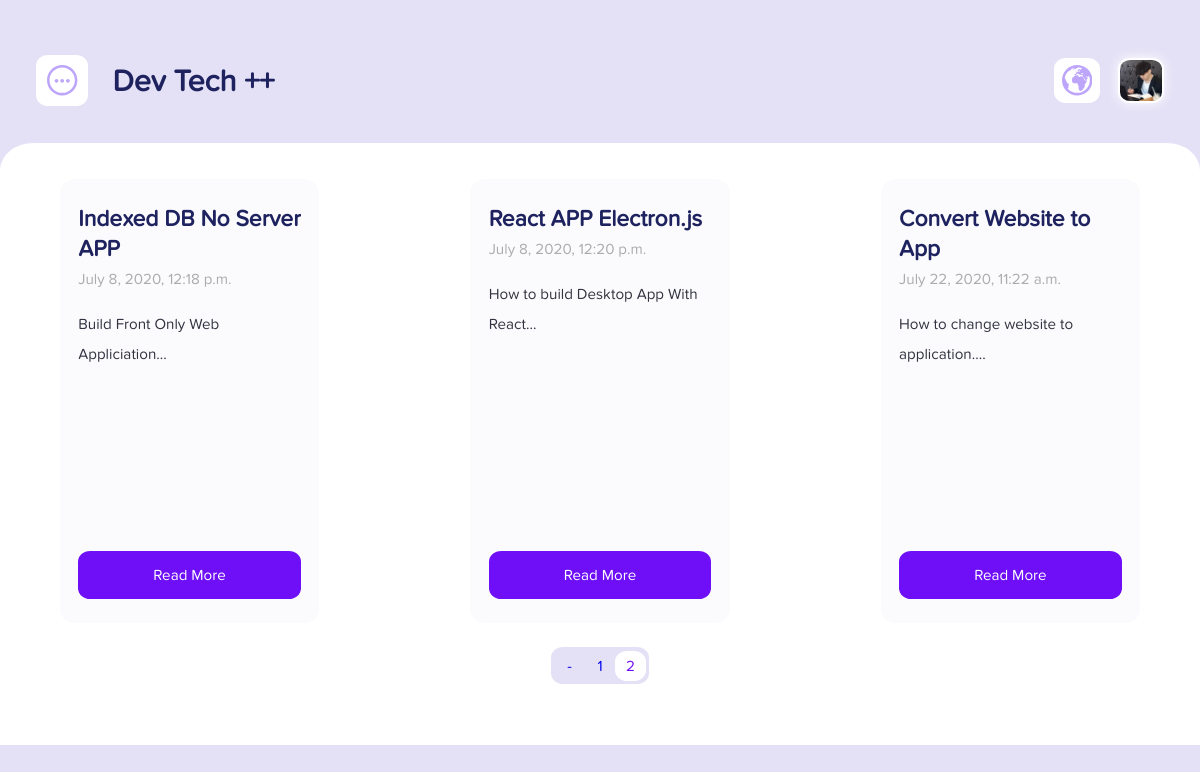
Screenshot of /?page=2 with the database file from the repository.
### articles/models.py (models this page shows, shortened)
class Article(models.Model):
    title = models.CharField(max_length=100)
    title_ko = models.CharField(max_length=100,default='')
    slug = models.SlugField()
    body = models.TextField(default='')
    body_ko = models.TextField(default='')
    description = HTMLField('Content', blank=True)
    description_ko = HTMLField('Content_ko', blank=True)
    date = models.DateTimeField(auto_now_add=True)
    thumb = models.ImageField(default='default.png', blank=True)
    prevNode = models.SlugField(blank=True)
    nextNode = models.SlugField(blank=True)
    tagString = models.CharField(max_length=100,default='')
    is_ready = models.BooleanField(default=False)
    def snippet(self):
        return self.body[:100] + "..."

### articles/views.py (the view)
# urls.py: path('', views.article_list, name="list"),
def article_list(request):
    all_articles = Article.objects.all()
    articles = Article.objects.filter(is_ready=True).order_by('date')
    paginator = Paginator(articles,10)
    page = request.GET.get('page')
    articles = paginator.get_page(page)
    def check(x, str):
        return x.tagString.find(str) != -1
    def find(str):
        return list(filter(lambda x: check(x, str), all_articles))
    def lenOf(str):
        return len(find(str))
    react = lenOf('React')
    django = lenOf('Django')
    scss = lenOf('Sass')
    english = lenOf('english')
    life = lenOf('life')
    if is_ko(request):
        for article in articles:
            article.body = article.body_ko
            article.title = article.title_ko
            article.description = article.description_ko
    context = {
        'articles':articles,
        'life':life,
        'react':react,
        'django':django,
        'scss':scss,
        'english':english
    }
    return render(request, 'articles/article_list.html',context)

### articles/views.py (called while the page is built)
def is_ko(request):
    if translation.LANGUAGE_SESSION_KEY in request.session:
        if request.session[translation.LANGUAGE_SESSION_KEY] == 'ko':
            return True
    return False

### articles/templates/articles/article_list.html (shortened to what this page needs)
{% extends 'base_layout.html'%}
{% load i18n %}
{% load static %}
{%block content %}
<head>
    <link rel="stylesheet" href="{% static 'css/articles.css'%}" />
</head>
<div class="articleList">
    <div class="articles">
        {% for article in articles %}
        <div class="column articles__article">
            <div class="articles__up">
                <div class="articles__body">
                    <h2 class="articles__title">{{article.title}}</h2>
                    <span class="articles__date">{{article.date}}</span>
                    <p class="articles__p">{{article.snippet}}</p>
                </div>
                <div class="articles__img" style="background-image: url('{{ article.thumb.url}}')"> </div>
            </div>
            <a href="{% url 'articles:detail' slug=article.slug %}">
                <button class="articles__btn wbButton">
                    {% trans "Read More" %}
                </button></a>
        </div>
        {% endfor %}
    </div>
    <div class="pagination">
        {% if articles.has_previous %}
        <a class="pagination__li" href="?page={{articles.previous_page_number}}"> - </a>
        {% endif %}
        {% for num in articles.paginator.page_range %}
        {% if articles.number == num %}
        <a class="pagination__li pagination__li--selected"> {{num}}</a>
        {% elif num > articles.number|add:'-3' and num < articles.number|add:'3' %}
        <a class="pagination__li" href="?page={{num}}"> {{num}} </a>
        {% endif %}
        {% endfor %}
    </div>
</div>
{% endblock %}

### assets/css/layout.css (style rules this page uses)
html { color: #1F1F1F; --warn-color: #F2853C; --warn-color-light: #FBDBC6; --primary-color: #6E0FF7; --primary-color-dark: #1E225E; --primary-color-pale: #E4E1F6; --primary-color-light: #BDA5FC; --grey-level2: #ACACAC; --grey-level1: #ACACAC; --grey-level0: #FBFBFD; }
html h1, html h2, html h3, html h4, html h5, html h6 { line-height: unset; font-weight: 900; }
body { font-weight: 300; line-height: 1.98rem; color: #323240; font-family: "Proxima Nova"; background-color: var(--primary-color-pale); -webkit-box-flex: 1; -ms-flex: 1 1; flex: 1 1; display: -webkit-box; display: -ms-flexbox; display: flex; -webkit-box-orient: vertical; -webkit-box-direction: normal; -ms-flex-direction: column; flex-direction: column; }
html { display: -webkit-box; display: -ms-flexbox; display: flex; width: 100%; min-height: 100vh; font-size: 1.0rem; }
@media only screen and (max-width: 1200px) and (min-width: 0px) { html { font-size: 0.95rem; } }
h1, h2, h3 { color: var(--primary-color-dark); }
h1, h2, h3 { font-weight: bold; margin: 0; }

### assets/css/styles.css (style rules this page uses)
html { color: #1F1F1F; --warn-color: #F2853C; --warn-color-light: #FBDBC6; --primary-color: #6E0FF7; --primary-color-dark: #1E225E; --primary-color-pale: #E4E1F6; --primary-color-light: #BDA5FC; --grey-level2: #ACACAC; --grey-level1: #ACACAC; --grey-level0: #F9F9FB; }
.wbButton { background-color: var(--primary-color); border-radius: 0.8rem / 0.7rem; color: white; border: none; padding: 1rem 1.2rem; width: 100%; -webkit-box-sizing: border-box; box-sizing: border-box; outline: none; height: 3.125rem; }
.pagination { display: -webkit-box; display: -ms-flexbox; display: flex; background-color: var(--primary-color-pale); padding: 0.2rem; }
.pagination__li { display: -webkit-box; display: -ms-flexbox; display: flex; -webkit-box-align: center; -ms-flex-align: center; align-items: center; -webkit-box-pack: center; -ms-flex-pack: center; justify-content: center; border-radius: 0.8rem / 0.7rem; width: 2rem; height: 2rem; text-decoration: none; }
.pagination__li--selected { background-color: white; color: var(--primary-color); }
.articles { margin: 0 auto; width: 90%; display: -webkit-box; display: -ms-flexbox; display: flex; -ms-flex-wrap: wrap; flex-wrap: wrap; -webkit-box-pack: justify; -ms-flex-pack: justify; justify-content: space-between; }
.articles__p { word-break: break-word; }
.articles__btn { justify-self: flex-end; }
.articles__title { color: var(--primary-color-dark); }
.articles__up { -webkit-box-flex: 1; -ms-flex: 1 1; flex: 1 1; display: -webkit-box; display: -ms-flexbox; display: flex; -webkit-box-orient: vertical; -webkit-box-direction: normal; -ms-flex-direction: column; flex-direction: column; -webkit-box-pack: justify; -ms-flex-pack: justify; justify-content: space-between; overflow: hidden; border-radius: 0.8rem / 0.7rem; margin-bottom: 0.8rem; overflow: hidden; }
.articles__date { color: var(--grey-level2); }
.articles__img { border-radius: 0.8rem / 0.7rem; padding-bottom: 65%; height: 0px; overflow: hidden; background-size: cover; background-position: center center; }
.articles__article { display: -webkit-box; display: -ms-flexbox; display: flex; -webkit-box-pack: justify; -ms-flex-pack: justify; justify-content: space-between; -webkit-box-orient: vertical; -webkit-box-direction: normal; -ms-flex-direction: column; flex-direction: column; overflow: hidden; border-radius: 1rem / 0.9rem; -webkit-box-sizing: border-box; box-sizing: border-box; padding: 1.6rem 1.2rem; width: 18%; height: 29.2rem; background-color: var(--grey-level0); margin-bottom: 1.6rem; }
@media only screen and (max-width: 1200px) and (min-width: 0px) { .articles__article { width: 24%; } }
.articleList { background-color: white; }
.articleList .pagination { margin: 0 auto; border-radius: 0.8rem / 0.7rem; width: -webkit-max-content; width: -moz-max-content; width: max-content; }

### rows the page displays
Article: title "Indexed DB No Server APP", date "July 8, 2020, 12:18 p.m.", snippet "Build Front Only Web Appliciation..."
Article: title "React APP Electron.js", date "July 8, 2020, 12:20 p.m.", snippet "How to build Desktop App With React..."
Article: title "Convert Website to App", date "July 22, 2020, 11:22 a.m.", snippet "How to change website to application...."

### other values shown
{{ num }} "1"
{{ num }} "2"
